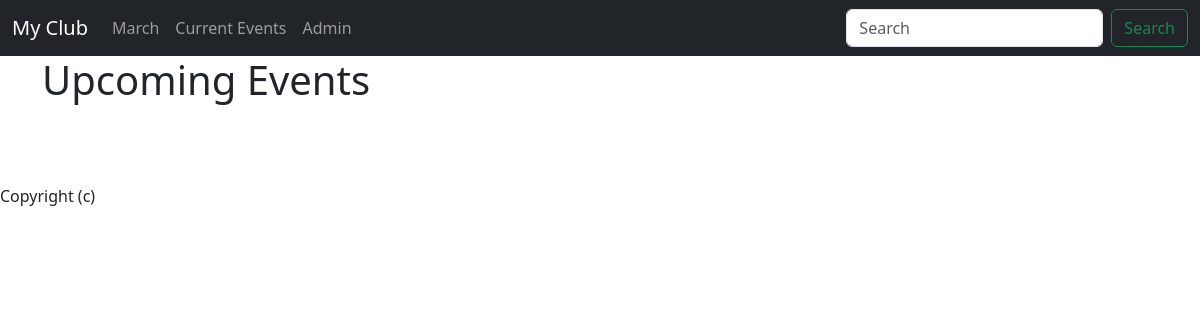
Before: /events with the older database file.
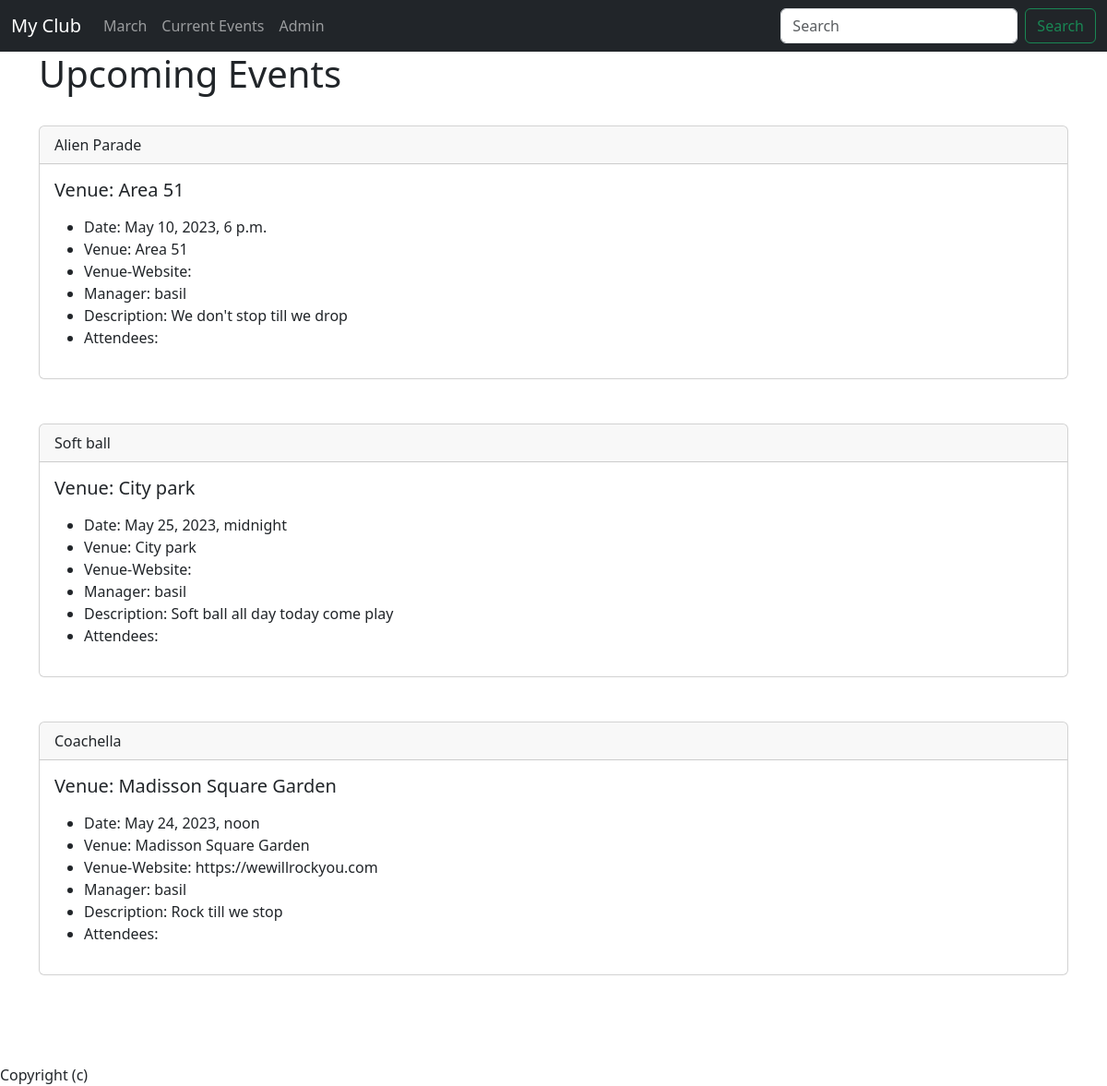
After: the same page with the newer database file.
### events/models.py (models this page shows)
class Event(models.Model):
    name = models.CharField('Event Name', max_length=120)
    event_date = models.DateTimeField('Event Date')
    venue = models.ForeignKey(Venue, blank=True, null=True, on_delete=models.CASCADE)
    manager = models.ForeignKey(User, blank=True, null=True, on_delete=models.SET_NULL)
    description = models.TextField(blank=True)
    attendees = models.ManyToManyField(MyClubUser, blank=True)
    def __str__(self):
        return self.name

class Venue(models.Model):
    name = models.CharField('Venue Name', max_length=120)
    address = models.CharField(max_length=300)
    zip_code = models.CharField('Zip Code', max_length=15)
    phone = models.CharField('Contact Phone', max_length=25, blank=True)
    web = models.URLField('Website Address', blank=True)
    email_address = models.EmailField('Email Address',blank=True)
    def __str__(self):
        return self.name

### events/views.py (the view)
# urls.py: path('events', views.all_events, name="list-events"),
def all_events(request):
    event_list = Event.objects.all()
    return render(request, 'events/current_events.html',
     {
        'event_list': event_list
     })

### events/templates/events/current_events.html (shortened to what this page needs)
{% extends 'events/base.html' %}
{% block content %}
<h1>Upcoming Events </h1>
    <br/>
{% for event in event_list %}
<div class="card">
    <div class="card-header">
      {{ event }}
    </div>
    <div class="card-body">
      <h5 class="card-title">Venue: {{ event.venue }} </h5>
      <p class="card-text" >
        <ul>
            <li>Date: {{ event.event_date }} </li>
            <li>Venue: {{ event.venue }} </li>
            <li>Venue-Website: {{ event.venue.web }} </li>
            <li>Manager: {{ event.manager }} </li>
            <li>Description: {{ event.description }} </li>
            <li>Attendees:
            </li>
        </ul>
      </p>
    </div>
</div>
  <br/> <br/>
{% endfor %}
{% endblock %}

### events/templates/events/base.html (shortened to what this page needs)
<!doctype html>
<html lang="en">
  <head>
    <link href="https://cdn.jsdelivr.net/npm/bootstrap@5.3.0-alpha3/dist/css/bootstrap.min.css" rel="stylesheet">
  </head>
  <body>
    {% include 'events/navbar.html' %}
    <div class="container">
     {% block content %}
    {% endblock %}
  </div>
    <br/> <br/>
    <footer>
        Copyright (c) {{ current_year }}
    </footer>
  </body>
</html>

### events/templates/events/navbar.html (shortened to what this page needs)
<nav class="navbar navbar-expand-lg navbar-dark bg-dark">
    <div class="container-fluid">
      <a class="navbar-brand" href="{% url 'home' %}">My Club</a>
      <div class="collapse navbar-collapse" id="navbarSupportedContent">
        <ul class="navbar-nav me-auto mb-2 mb-lg-0">
          <li class="nav-item">
            <a class="nav-link" href="{% url 'home' '2021' 'March' %}">March</a>
          </li>
          <li class="nav-item">
            <a class="nav-link" href="{% url 'list-events' %}">Current Events</a>
          </li>
          <li class="nav-item">
            <a class="nav-link" href="{% url 'my-admin' %}"> Admin </a>
          </li>
        </ul>
        <form class="d-flex" role="search">
          <input class="form-control me-2" type="search" placeholder="Search" aria-label="Search">
          <button class="btn btn-outline-success" type="submit">Search</button>
        </form>
      </div>
    </div>
  </nav>

Changed rows visible on the page:
added Event: name "Alien Parade", venue "Area 51", event_date "May 10, 2023, 6 p.m.", manager "basil", description "We don't stop till we drop"
added Event: name "Soft ball", venue "City park", event_date "May 25, 2023, midnight", manager "basil", description "Soft ball all day today come play"
added Event: name "Coachella", venue "Madisson Square Garden", event_date "May 24, 2023, noon", venue.web "https://wewillrockyou.com", manager "basil", description "Rock till we stop"
